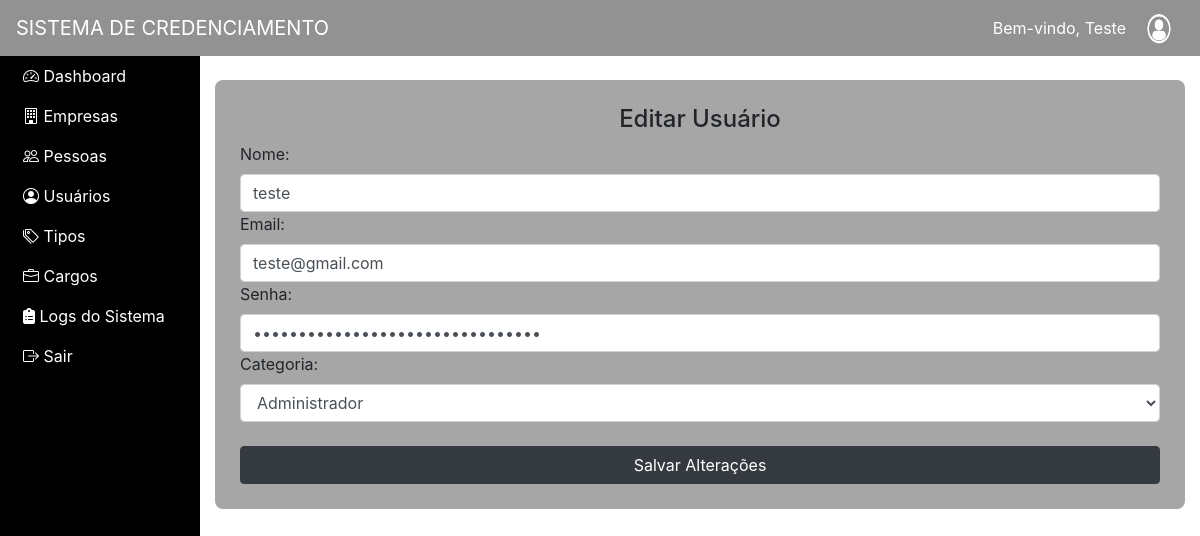
/estagiofinal/pag1.php?pagina=EDITAR&id=24 (signed in), run on the app's committed database.
### tables this page shows
CREATE TABLE `usuarios` (
  `ID` int(11) NOT NULL,
  `EMAIL` varchar(250) DEFAULT NULL,
  `NOME` varchar(250) DEFAULT NULL,
  `SENHA` varchar(250) DEFAULT NULL,
  `CATEGORIA_ID` int(11) DEFAULT NULL,
  `EMPRESA_ID` int(11) DEFAULT NULL
);

### estagiofinal/editar.php (the view, shortened to what this page needs)
<?php
include_once("conexao.php");
include_once("logs.php");
$id = isset($_GET['id']) ? intval($_GET['id']) : 0;
$result = $conexao->query("SELECT * FROM usuarios WHERE ID = $id");
if ($result && $result->num_rows > 0) {
    $usuario = $result->fetch_assoc();
} else {
    echo "Usuário não encontrado";
    exit;
}
?>
<!DOCTYPE html>
<html lang="pt-BR">
<head>
<link rel="stylesheet" href="https://cdn.jsdelivr.net/npm/bootstrap@4.6.2/dist/css/bootstrap.min.css">
</head>
<body>
<div class="container mt-4 fundo-tabela">
<h4 class="text-center">Editar Usuário</h4>
<form method="POST">
<label>Nome:</label>
<input type="text" name="nome" class="form-control"
value="<?= htmlspecialchars($usuario['NOME']) ?>" required>
<label>Email:</label>
<input type="text" name="email" class="form-control"
value="<?= htmlspecialchars($usuario['EMAIL']) ?>" required>
<label>Senha:</label>
<input type="password" name="senha" class="form-control"
value="<?= htmlspecialchars($usuario['SENHA']) ?>" required>
<label>Categoria:</label>
<select name="categoria_id" class="form-control" id="categoria" onchange="mostrarEmpresa(this.value)">
    <option value="1" <?= $usuario['CATEGORIA_ID'] == 1 ? 'selected' : '' ?>>Administrador</option>
</select>
<br>
<button type="submit" class="btn btn-dark w-100">
Salvar Alterações
</button>
</form>
</div>
</body>
</html>

### estagiofinal/editar.php (style rules this page uses)
.fundo-tabela { background-image: url('img/fundologin.png'); background-size: cover; padding: 25px; border-radius: 8px; }

### data on the page
usuarios: nome "teste", email "teste@gmail.com", categoria_id "Administrador"

### other printed values
$nome "Teste"
